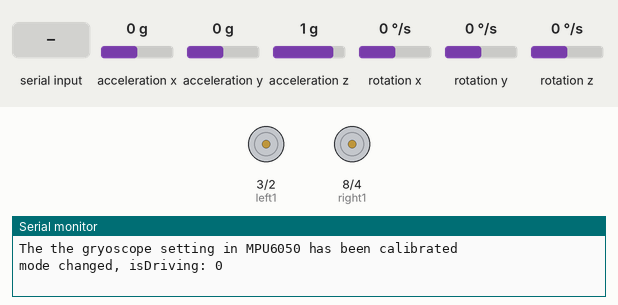
Recording of a sketch running on a simulated Arduino Uno, built with avr-gcc and run on an emulated ATmega328P. Shown: motor-driver pin pairs drawn as motors (green arrow = first pin HIGH = forward, orange = second pin HIGH = backward, longer = more drive, scaled by the enable pin), the last lines printed to the serial monitor. Wiring (inferred from the names in the program): MPU-6050 motion sensor at I2C address 0x68. The test bench sets the inputs (shaded band); at power-on: rotation x 0 °/s, acceleration x 0 g, acceleration y 0 g, acceleration z 1 g, rotation y 0 °/s, rotation z 0 °/s.

Above: at 1.7 s.
1.8 s: rotation x set to -192 °/s
At 4.5 s:
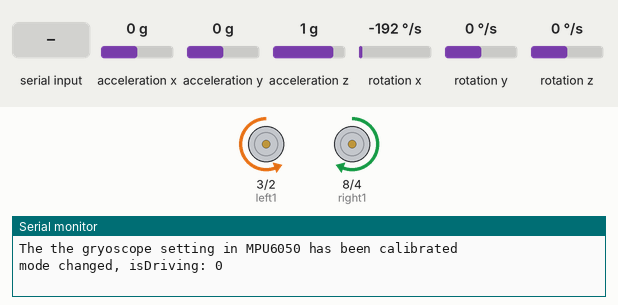
4.8 s: "w" received over Serial
At 6.7 s:
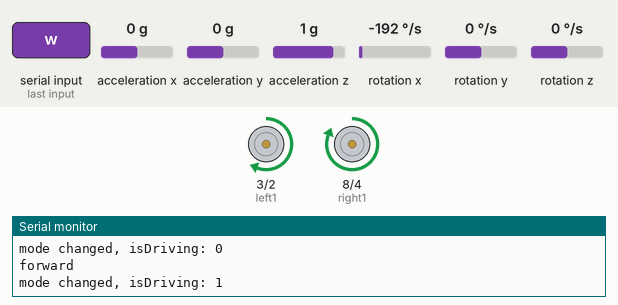
7.8 s: "p" received over Serial
At 8.2 s:
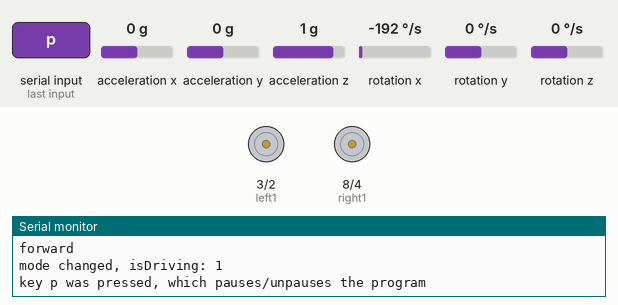
Timing chart, 0 to 10.8 s (numbered marks = the images above; inputs shaded):
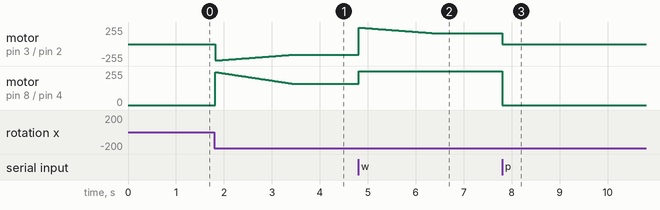

The sketch:

driving_straight_MPU6050_v1.ino
```cpp
/*To understand the context and purpose of this code, visit:
 * https://www.instructables.com/How-to-Make-a-Robot-Car-Drive-Straight-and-Turn-Ex/
 * This code makes references to steps on this Instructables website
 * written by square1a on 7th July 2022
 *
 * Acknowledgement:
 * some of the MPU6050-raw-data-extraction code in void loop() and most in calculateError() are written by Dejan from:
 * https://howtomechatronics.com/tutorials/arduino/arduino-and-mpu6050-accelerometer-and-gyroscope-tutorial/
*/
#include <Wire.h>
//control pins for left and right motors
const int leftSpeed = 9; //means pin 9 on the Arduino controls the speed of left motor
const int rightSpeed = 5;
const int left1 = 3; //left 1 and left 2 control the direction of rotation of left motor
const int left2 = 2;
const int right1 = 8;
const int right2 = 4;

const int MPU = 0x68; // MPU6050 I2C address
float AccX, AccY, AccZ; //linear acceleration
float GyroX, GyroY, GyroZ; //angular velocity
float accAngleX, accAngleY, gyroAngleX, gyroAngleY, gyroAngleZ; //used in void loop()
float roll, pitch, yaw;
float AccErrorX, AccErrorY, GyroErrorX, GyroErrorY, GyroErrorZ;
float elapsedTime, currentTime, previousTime;
int c = 0;

const int maxSpeed = 255; //max PWM value written to motor speed pin. It is typically 255.
const int minSpeed = 160; //min PWM value at which motor moves
float angle; //due to how I orientated my MPU6050 on my car, angle = roll
float targetAngle = 0;
int equilibriumSpeed = 248; //rough estimate of PWM at the speed pin of the stronger motor, while driving straight
//and weaker motor at maxSpeed
int leftSpeedVal;
int rightSpeedVal;
bool isDriving = false; //it the car driving forward OR rotate/stationary
bool prevIsDriving = true; //equals isDriving in the previous iteration of void loop()
bool paused = false; //is the program paused

void setup() {
  Serial.begin(9600);
  Wire.begin();                      // Initialize comunication
  Wire.beginTransmission(MPU);       // Start communication with MPU6050 // MPU=0x68
  Wire.write(0x6B);                  // Talk to the register 6B
  Wire.write(0x00);                  // Make reset - place a 0 into the 6B register
  Wire.endTransmission(true);        //end the transmission
  // Call this function if you need to get the IMU error values for your module
  calculateError();
  delay(20);
  pinMode(left1, OUTPUT);
  pinMode(left2, OUTPUT);
  pinMode(right1, OUTPUT);
  pinMode(right2, OUTPUT);
  pinMode(leftSpeed, OUTPUT);
  pinMode(rightSpeed, OUTPUT);
  currentTime = micros();
}

void loop() {
  // === Read accelerometer (on the MPU6050) data === //
  readAcceleration();
  // Calculating Roll and Pitch from the accelerometer data
  accAngleX = (atan(AccY / sqrt(pow(AccX, 2) + pow(AccZ, 2))) * 180 / PI) - AccErrorX; //AccErrorX is calculated in the calculateError() function
  accAngleY = (atan(-1 * AccX / sqrt(pow(AccY, 2) + pow(AccZ, 2))) * 180 / PI) - AccErrorY;

  // === Read gyroscope (on the MPU6050) data === //
  previousTime = currentTime;
  currentTime = micros();
  elapsedTime = (currentTime - previousTime) / 1000000; // Divide by 1000 to get seconds
  readGyro();
  // Correct the outputs with the calculated error values
  GyroX -= GyroErrorX; //GyroErrorX is calculated in the calculateError() function
  GyroY -= GyroErrorY;
  GyroZ -= GyroErrorZ;
  // Currently the raw values are in degrees per seconds, deg/s, so we need to multiply by sendonds (s) to get the angle in degrees
  gyroAngleX += GyroX * elapsedTime; // deg/s * s = deg
  gyroAngleY += GyroY * elapsedTime;
  yaw += GyroZ * elapsedTime;
  //combine accelerometer- and gyro-estimated angle values. 0.96 and 0.04 values are determined through trial and error by other people
  roll = 0.96 * gyroAngleX + 0.04 * accAngleX;
  pitch = 0.96 * gyroAngleY + 0.04 * accAngleY;
  angle = roll; //if you mounted MPU6050 in a different orientation to me, angle may not = roll. It can roll, pitch, yaw or minus version of the three
  //for me, turning right reduces angle. Turning left increases angle.

  // Print the values on the serial monitor
  if(Serial.available()){
    char c = Serial.read ();
    if (c == 'w') { //drive forward
      Serial.println("forward");
      isDriving = true;
    } else if (c == 'a') { //turn left
      Serial.println("left");
      targetAngle += 90;
      if (targetAngle > 180){
        targetAngle -= 360;
      }
      isDriving = false;
    } else if (c == 'd') { //turn right
      Serial.println("right");
      targetAngle -= 90;
      if (targetAngle <= -180){
        targetAngle += 360;
      }
      isDriving = false;
    } else if (c == 'q') { //stop or brake
      Serial.println("stop");
      isDriving = false;
    } else if (c == 'i') { //print information. When car is stationary, GyroX should approx. = 0.
      Serial.print("angle: ");
      Serial.println(angle);
      Serial.print("targetAngle: ");
      Serial.println(targetAngle);
      Serial.print("GyroX: ");
      Serial.println(GyroX);
      Serial.print("elapsedTime (in ms): "); //estimates time to run void loop() once
      Serial.println(elapsedTime * pow(10, 3));
      Serial.print("equilibriumSpeed: ");
      Serial.println(equilibriumSpeed);
    } else if (c == 'p') { //pause the program
      paused = !paused;
      stopCar();
      isDriving = false;
      Serial.println("key p was pressed, which pauses/unpauses the program");
    }
  }

  static int count;
  static int countStraight;
  if (count < 6){
    count ++;
  } else { //runs once after void loop() runs 7 times. void loop runs about every 2.8ms, so this else condition runs every 19.6ms or 50 times/second
    count = 0;
    if (!paused){
      if (isDriving != prevIsDriving){
          leftSpeedVal = equilibriumSpeed;
          countStraight = 0;
          Serial.print("mode changed, isDriving: ");
          Serial.println(isDriving);
      }
      if (isDriving) {
        if (abs(targetAngle - angle) < 3){
          if (countStraight < 20){
            countStraight ++;
          } else {
            countStraight = 0;
            equilibriumSpeed = leftSpeedVal; //to find equilibrium speed, 20 consecutive readings need to indicate car is going straight
            Serial.print("EQUILIBRIUM reached, equilibriumSpeed: ");
            Serial.println(equilibriumSpeed);
          }
        } else {
          countStraight = 0;
        }
        driving();
      } else {
        rotate();
      }
      prevIsDriving = isDriving;
    }
  }
}

void driving (){//called by void loop(), which isDriving = true
  int deltaAngle = round(targetAngle - angle); //rounding is neccessary, since you never get exact values in reality
  forward();
  if (deltaAngle != 0){
    controlSpeed ();
    rightSpeedVal = maxSpeed;
    analogWrite(rightSpeed, rightSpeedVal);
    analogWrite(leftSpeed, leftSpeedVal);
  }
}

void controlSpeed (){//this function is called by driving ()
  int deltaAngle = round(targetAngle - angle);
  int targetGyroX;

  //setting up propoertional control, see Step 3 on the website
  if (deltaAngle > 30){
      targetGyroX = 60;
  } else if (deltaAngle < -30){
    targetGyroX = -60;
  } else {
    targetGyroX = 2 * deltaAngle;
  }

  if (round(targetGyroX - GyroX) == 0){
    ;
  } else if (targetGyroX > GyroX){
    leftSpeedVal = changeSpeed(leftSpeedVal, -1); //would increase GyroX
  } else {
    leftSpeedVal = changeSpeed(leftSpeedVal, +1);
  }
}

void rotate (){//called by void loop(), which isDriving = false
  int deltaAngle = round(targetAngle - angle);
  int targetGyroX;
  if (abs(deltaAngle) <= 1){
    stopCar();
  } else {
    if (angle > targetAngle) { //turn left
      left();
    } else if (angle < targetAngle) {//turn right
      right();
    }

    //setting up propoertional control, see Step 3 on the website
    if (abs(deltaAngle) > 30){
      targetGyroX = 60;
    } else {
      targetGyroX = 2 * abs(deltaAngle);
    }

    if (round(targetGyroX - abs(GyroX)) == 0){
      ;
    } else if (targetGyroX > abs(GyroX)){
      leftSpeedVal = changeSpeed(leftSpeedVal, +1); //would increase abs(GyroX)
    } else {
      leftSpeedVal = changeSpeed(leftSpeedVal, -1);
    }
    rightSpeedVal = leftSpeedVal;
    analogWrite(rightSpeed, rightSpeedVal);
    analogWrite(leftSpeed, leftSpeedVal);
  }
}

int changeSpeed (int motorSpeed, int increment){
  motorSpeed += increment;
  if (motorSpeed > maxSpeed){ //to prevent motorSpeed from exceeding 255, which is a problem when using analogWrite
    motorSpeed = maxSpeed;
  } else if (motorSpeed < minSpeed){
    motorSpeed = minSpeed;
  }
  return motorSpeed;
}

void calculateError() {
  //When this function is called, ensure the car is stationary. See Step 2 for more info

  // Read accelerometer values 200 times
  c = 0;
  while (c < 200) {
    readAcceleration();
    // Sum all readings
    AccErrorX += (atan((AccY) / sqrt(pow((AccX), 2) + pow((AccZ), 2))) * 180 / PI);
    AccErrorY += (atan(-1 * (AccX) / sqrt(pow((AccY), 2) + pow((AccZ), 2))) * 180 / PI);
    c++;
  }
  //Divide the sum by 200 to get the error value, since expected value of reading is zero
  AccErrorX = AccErrorX / 200;
  AccErrorY = AccErrorY / 200;
  c = 0;

  // Read gyro values 200 times
  while (c < 200) {
    readGyro();
    // Sum all readings
    GyroErrorX += GyroX;
    GyroErrorY += GyroY;
    GyroErrorZ += GyroZ;
    c++;
  }
  //Divide the sum by 200 to get the error value
  GyroErrorX = GyroErrorX / 200;
  GyroErrorY = GyroErrorY / 200;
  GyroErrorZ = GyroErrorZ / 200;
  Serial.println("The the gryoscope setting in MPU6050 has been calibrated");
}

void readAcceleration() {
  Wire.beginTransmission(MPU);
  Wire.write(0x3B); // Start with register 0x3B (ACCEL_XOUT_H)
  Wire.endTransmission(false);
  Wire.requestFrom(MPU, 6, true); // Read 6 registers total, each axis value is stored in 2 registers
  //For a range of +-2g, we need to divide the raw values by 16384, according to the MPU6050 datasheet
  AccX = (Wire.read() << 8 | Wire.read()) / 16384.0; // X-axis value
  AccY = (Wire.read() << 8 | Wire.read()) / 16384.0; // Y-axis value
  AccZ = (Wire.read() << 8 | Wire.read()) / 16384.0; // Z-axis value
}

void readGyro() {
  Wire.beginTransmission(MPU);
  Wire.write(0x43);
  Wire.endTransmission(false);
  Wire.requestFrom(MPU, 6, true);
  GyroX = (Wire.read() << 8 | Wire.read()) / 131.0;
  GyroY = (Wire.read() << 8 | Wire.read()) / 131.0;
  GyroZ = (Wire.read() << 8 | Wire.read()) / 131.0;
}

void stopCar(){
  digitalWrite(right1, LOW);
  digitalWrite(right2, LOW);
  digitalWrite(left1, LOW);
  digitalWrite(left2, LOW);
  analogWrite(rightSpeed, 0);
  analogWrite(leftSpeed, 0);
}

void forward(){ //drives the car forward, assuming leftSpeedVal and rightSpeedVal are set high enough
  digitalWrite(right1, HIGH); //the right motor rotates FORWARDS when right1 is HIGH and right2 is LOW
  digitalWrite(right2, LOW);
  digitalWrite(left1, HIGH);
  digitalWrite(left2, LOW);
}

void left(){ //rotates the car left, assuming speed leftSpeedVal and rightSpeedVal are set high enough
  digitalWrite(right1, LOW);
  digitalWrite(right2, HIGH);
  digitalWrite(left1, HIGH);
  digitalWrite(left2, LOW);
}

void right(){
  digitalWrite(right1, HIGH);
  digitalWrite(right2, LOW);
  digitalWrite(left1, LOW);
  digitalWrite(left2, HIGH);
}
```

Measured:
- after the input at 4.8 s, motor on pin 8 (right1) / pin 4 (right2): forward 160/255 → forward 255/255 at once
- after the input at 7.8 s, motor on pin 3 (left1) / pin 2 (left2): forward 160/255 → stopped at once; motor on pin 8 (right1) / pin 4 (right2): forward 255/255 → stopped at once
